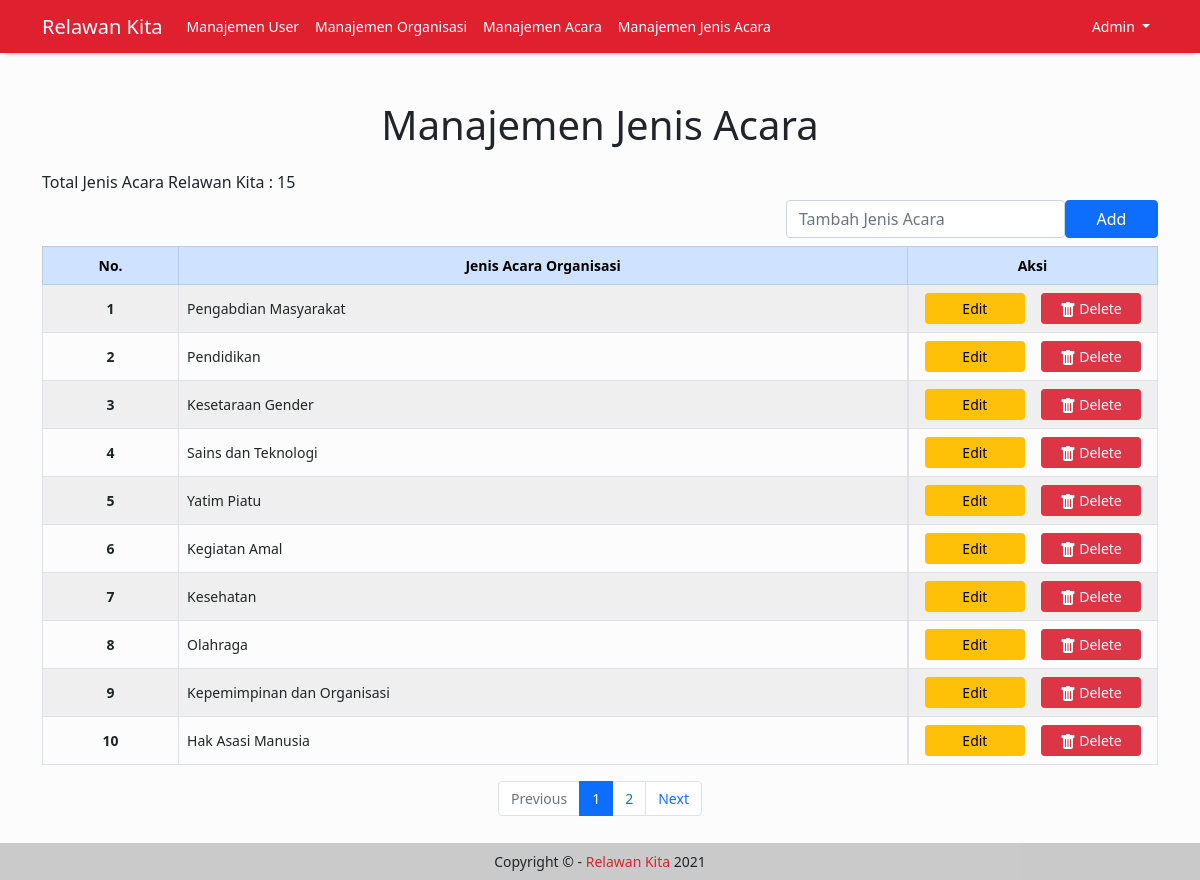
/Admin-JenisAcara.php (signed in), run on the app's committed database.
### tables this page shows
CREATE TABLE `jenis_acara` (
  `id_jenis_acara` int(11) NOT NULL,
  `nama_jenis_acara` varchar(50) NOT NULL
);

### db/connect.php (called while the page is built, shortened)
<?php
$host = 'localhost';
$admin = 'root';
$password = '';
$db = 'relawan_kita';
$dsn = "mysql:host=$host;dbname=$db";
try {
    $pdo = new PDO($dsn, $admin, $password);
    $pdo->setAttribute(PDO::ATTR_ERRMODE, PDO::ERRMODE_EXCEPTION);
    $pdo->setAttribute(PDO::ATTR_DEFAULT_FETCH_MODE, PDO::FETCH_ASSOC);
} catch (PDOException $e) {
    throw new PDOException($e->getMessage());
}
require_once 'crud.php';
$crud = new crud($pdo);

### db/crud.php (called while the page is built, shortened)
<?php
class crud
{
    private $db;
    function __construct($conn)
    {
        $this->db = $conn;
    }
    public function getJenisAcaraLimit($awalData, $menampilkanDataPerHalaman)
    {
        try {
            $sql = "CALL getJenisAcara($awalData, $menampilkanDataPerHalaman)";
            $result = $this->db->query($sql);
            return $result;
        } catch (PDOException $e) {
            echo $e->getMessage();
            return false;
        }
    }
}

### Admin-JenisAcara.php (the view, shortened to what this page needs)
<?php
    $title = "Manajemen Jenis Acara";
    require_once './includes/header.php';
    require_once './db/connect.php';
    $query = $pdo->query("SELECT COUNT(id_jenis_acara) AS id FROM jenis_acara");
    $row = $query->fetch();
    $total = $row['id'];
    $menampilkanDataPerHalaman = 10;
    $jumlahHalaman = ceil($total / $menampilkanDataPerHalaman);
    $halamanAktif = isset($_GET['halaman']) ? $_GET['halaman'] : 1;
    $awalData = ($menampilkanDataPerHalaman * $halamanAktif) - $menampilkanDataPerHalaman;
    $results = $crud->getJenisAcaraLimit($awalData, $menampilkanDataPerHalaman);
?>
<h1 class="text-center mb-4"><?= $title; ?></h1>
<h6>Total Jenis Acara Relawan Kita : <?= $total; ?></h6>
<div class="d-flex justify-content-end mb-2">
    <div class="col-3">
        <form action="insert-jenis-acara.php" method="POST">
            <input type="text" class="form-control" id="nama_jenis_acara" placeholder="Tambah Jenis Acara"
                name="nama_jenis_acara" maxlength='50' required>
    </div>
    <div class="col-1">
        <div class="d-grid ">
            <button type="submit" name="submit" class="btn btn-primary">Add</button>
        </div>
    </div>
</div>
<?php if ($total > 0) : ?>
<div class="table-responsive">
    <table class="table table-striped table-bordered table-hover">
        <thead class="table-primary align-middle">
            <tr>
                <th scope="col" class="text-center">No.</th>
                <th scope="col" class="text-center">Jenis Acara Organisasi</th>
                <th scope="col" class="text-center" style="width: 250px;">Aksi</th>
            </tr>
        </thead>
        <tbody class="align-middle">
            <?php
                    $i = ($menampilkanDataPerHalaman * $halamanAktif) - ($menampilkanDataPerHalaman - 1);
                    while ($r = $results->fetch(PDO::FETCH_ASSOC)) :
                    ?>
            <tr>
                <th scope="row" class="text-center"><?= $i; ?></th>
                <td><?= is_null($r['nama_jenis_acara']) ? '-' : $r["nama_jenis_acara"]; ?></td>
                <td class="d-flex justify-content-around">
                    <a href="functions/Edit-JenisAcara.php?id=<?= $r['id_jenis_acara'] ?>" class="btn btn-warning btn-sm"
                        style="width:100%; max-width: 100px">Edit</a>
                    <a onclick="return confirm('Are you sure you want to delete this record?');"
                        href="functions/delete-jenis-acara.php?id=<?= $r['id_jenis_acara'] ?>" class="btn btn-danger btn-sm"
                        style="width:100%; max-width: 100px">
                        Delete
                    </a>
                </td>
            </tr>
            <?php $i++;
                    endwhile ?>
        </tbody>
    </table>
</div>
<nav aria-label="Page navigation example">
    <ul class="pagination justify-content-center">
        <li class="page-item <?php if ($halamanAktif == 1) echo 'disabled'; ?>">
            <a class="page-link" href="halaman=<?= $halamanAktif - 1 ?>" tabindex="-1"
                aria-disabled=<?= $halamanAktif == 1 ? "true" : "false"; ?>>Previous</a>
        </li>
        <?php
               $i = $halamanAktif < 4 ? 1 : $halamanAktif - 3;
               for ($i; $i <= $jumlahHalaman; $i++) :
               ?>
        <li class="page-item <?php if ($halamanAktif == $i) echo 'active'; ?>"
            <?php if ($halamanAktif == $i) echo 'aria-current="page"'; ?>>
            <a class="page-link" href="?halaman=<?= $i ?>"><?= $i; ?></a>
        </li>
        <?php endfor ?>
        <li class="page-item <?php if ($halamanAktif == $jumlahHalaman) echo 'disabled'; ?>">
            <a class="page-link" href="?halaman=<?= $halamanAktif + 1 ?>">Next</a>
        </li>
    </ul>
</nav>
<?php else : ?>
<h3 style="text-align: center;">Belum ada data Jenis Acara!</h3>
<?php endif ?>
<?php
require './includes/footer.php'
?>

### styles/stylesheet.css (style rules this page uses)
* { box-sizing: border-box; margin: 0; padding: 0; }
body { font-family: "Segoe UI", Tahoma, Geneva, Verdana, sans-serif; height: 100%; background-color: rgb(252, 252, 252); }
p, a, label { font-size: 14px; }
h6 { font-size: 16px; }
th, td { font-size: 14px; }
a, a:hover { color:#DF202E; text-decoration: none; }

### data on the page
jenis_acara: nama_jenis_acara "Pengabdian Masyarakat"
jenis_acara: nama_jenis_acara "Pendidikan"
jenis_acara: nama_jenis_acara "Kesetaraan Gender"
jenis_acara: nama_jenis_acara "Sains dan Teknologi"
jenis_acara: nama_jenis_acara "Yatim Piatu"
jenis_acara: nama_jenis_acara "Kegiatan Amal"
jenis_acara: nama_jenis_acara "Kesehatan"
jenis_acara: nama_jenis_acara "Olahraga"
jenis_acara: nama_jenis_acara "Kepemimpinan dan Organisasi"
jenis_acara: nama_jenis_acara "Hak Asasi Manusia"

### other printed values
$_SESSION['nama'] "Admin"
$title "Manajemen Jenis Acara"
$total "15"
